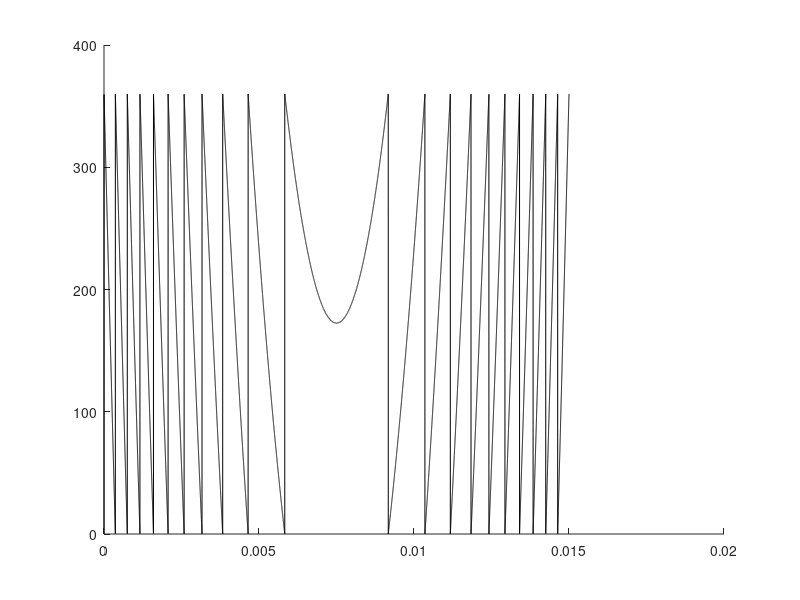
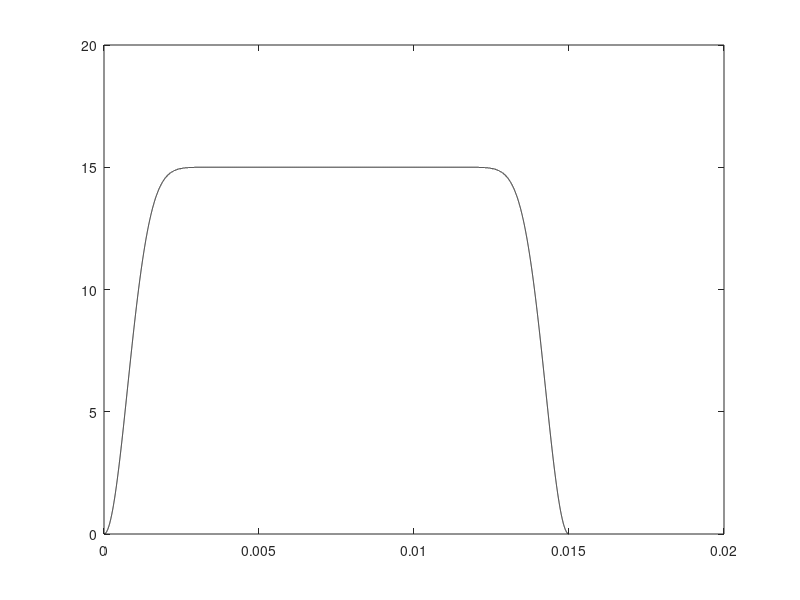

Reproduce these figures in MATLAB, in order.
% CHIRP phase table generator for Tecmag
% Adapted from Tecmag's CHIRP script

clear
clc
close all

%%%%%%% User-defined parameters %%%%%%%

dt = 500e-9 ; %time per point in waveform (s) [Scout limit is 20ns]
tau = 15e-3; %pulse length (s)
sliceheight = 0.020; %mm
G = 6.59; %T m-1, B0 field gradient
offset = 0; %mm, frequency offset (if applicable)
amplitude = 15; %dB, for Tecmag
% NOTE: positive offset moves to the left in the FT spectrum (negative
% position)

%%%%%%% END User-defined parameters %%%%%%%


N = round(tau/dt); %number of points per pulse waveform
gamma = 42.576; %MHz T-1
SW = sliceheight*G*gamma*1000; %Hz
offsetHz = offset*1000*G*gamma; %Hz

phase = zeros(N,1);

ind = 1:N;
f = (ind-N/2)*(SW/N);
inc = 2*pi*f*dt;
o_inc = 2*pi*offsetHz*dt;

for i = 1:N-1
    phase(i+1) = phase(i)+inc(i)-o_inc;
end

phase = mod((phase*360/2/pi),360);
% dlmwrite('CHIRP_Phase.dat',phase);



figure(1)
hold on
t = dt:dt:N*dt;
plot(t,phase,'-k')


amp = amplitude*(1-(cos(pi*t/tau)).^40);
% dlmwrite('CHIRP_Amp.dat',amp);

figure(2)
plot(t,amp,'-k')
